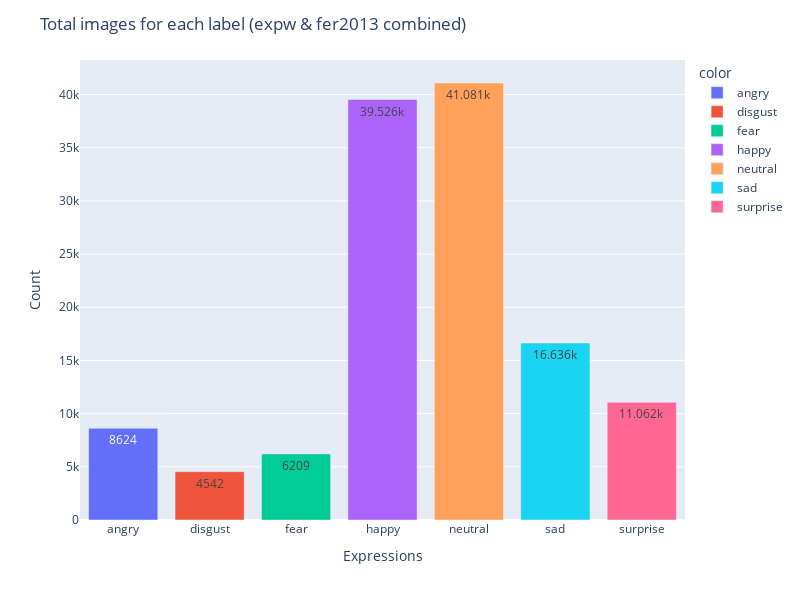

The notebook cell this image was saved under:
### Code cell
fig = px.bar(
    x=grouped_count.index,
    y=grouped_count.values,
    color=grouped_count.index,
)

fig.update_layout(
    title="Total images for each label (expw & fer2013 combined)",
    xaxis_title="Expressions",
    yaxis_title="Count",
    height=600,
    width=800,
)

fig.update_traces(texttemplate="%{y}", textposition="inside")

fig.show()

### Figure 1 — Plotly figure (JSON) as saved in the notebook; plotly's stock layout.template omitted (floating-point values rounded to 4 significant figures)
{"data": [{"alignmentgroup": "True", "hovertemplate": "color=angry<br>x=%{x}<br>y=%{y}<extra></extra>", "legendgroup": "angry", "marker": {"color": "#636efa", "pattern": {"shape": ""}}, "name": "angry", "offsetgroup": "angry", "orientation": "v", "showlegend": true, "textposition": "inside", "texttemplate": "%{y}", "type": "bar", "x": ["angry"], "xaxis": "x", "y": [8624], "yaxis": "y"}, {"alignmentgroup": "True", "hovertemplate": "color=disgust<br>x=%{x}<br>y=%{y}<extra></extra>", "legendgroup": "disgust", "marker": {"color": "#EF553B", "pattern": {"shape": ""}}, "name": "disgust", "offsetgroup": "disgust", "orientation": "v", "showlegend": true, "textposition": "inside", "texttemplate": "%{y}", "type": "bar", "x": ["disgust"], "xaxis": "x", "y": [4542], "yaxis": "y"}, {"alignmentgroup": "True", "hovertemplate": "color=fear<br>x=%{x}<br>y=%{y}<extra></extra>", "legendgroup": "fear", "marker": {"color": "#00cc96", "pattern": {"shape": ""}}, "name": "fear", "offsetgroup": "fear", "orientation": "v", "showlegend": true, "textposition": "inside", "texttemplate": "%{y}", "type": "bar", "x": ["fear"], "xaxis": "x", "y": [6209], "yaxis": "y"}, {"alignmentgroup": "True", "hovertemplate": "color=happy<br>x=%{x}<br>y=%{y}<extra></extra>", "legendgroup": "happy", "marker": {"color": "#ab63fa", "pattern": {"shape": ""}}, "name": "happy", "offsetgroup": "happy", "orientation": "v", "showlegend": true, "textposition": "inside", "texttemplate": "%{y}", "type": "bar", "x": ["happy"], "xaxis": "x", "y": [39526], "yaxis": "y"}, {"alignmentgroup": "True", "hovertemplate": "color=neutral<br>x=%{x}<br>y=%{y}<extra></extra>", "legendgroup": "neutral", "marker": {"color": "#FFA15A", "pattern": {"shape": ""}}, "name": "neutral", "offsetgroup": "neutral", "orientation": "v", "showlegend": true, "textposition": "inside", "texttemplate": "%{y}", "type": "bar", "x": ["neutral"], "xaxis": "x", "y": [41081], "yaxis": "y"}, {"alignmentgroup": "True", "hovertemplate": "color=sad<br>x=%{x}<br>y=%{y}<extra></extra>", "legendgroup": "sad", "marker": {"color": "#19d3f3", "pattern": {"shape": ""}}, "name": "sad", "offsetgroup": "sad", "orientation": "v", "showlegend": true, "textposition": "inside", "texttemplate": "%{y}", "type": "bar", "x": ["sad"], "xaxis": "x", "y": [16636], "yaxis": "y"}, {"alignmentgroup": "True", "hovertemplate": "color=surprise<br>x=%{x}<br>y=%{y}<extra></extra>", "legendgroup": "surprise", "marker": {"color": "#FF6692", "pattern": {"shape": ""}}, "name": "surprise", "offsetgroup": "surprise", "orientation": "v", "showlegend": true, "textposition": "inside", "texttemplate": "%{y}", "type": "bar", "x": ["surprise"], "xaxis": "x", "y": [11062], "yaxis": "y"}], "layout": {"barmode": "relative", "height": 600, "legend": {"title": {"text": "color"}, "tracegroupgap": 0}, "margin": {"t": 60}, "title": {"text": "Total images for each label (expw & fer2013 combined)"}, "width": 800, "xaxis": {"anchor": "y", "domain": [0, 1], "title": {"text": "Expressions"}}, "yaxis": {"anchor": "x", "domain": [0, 1], "title": {"text": "Count"}}}}
